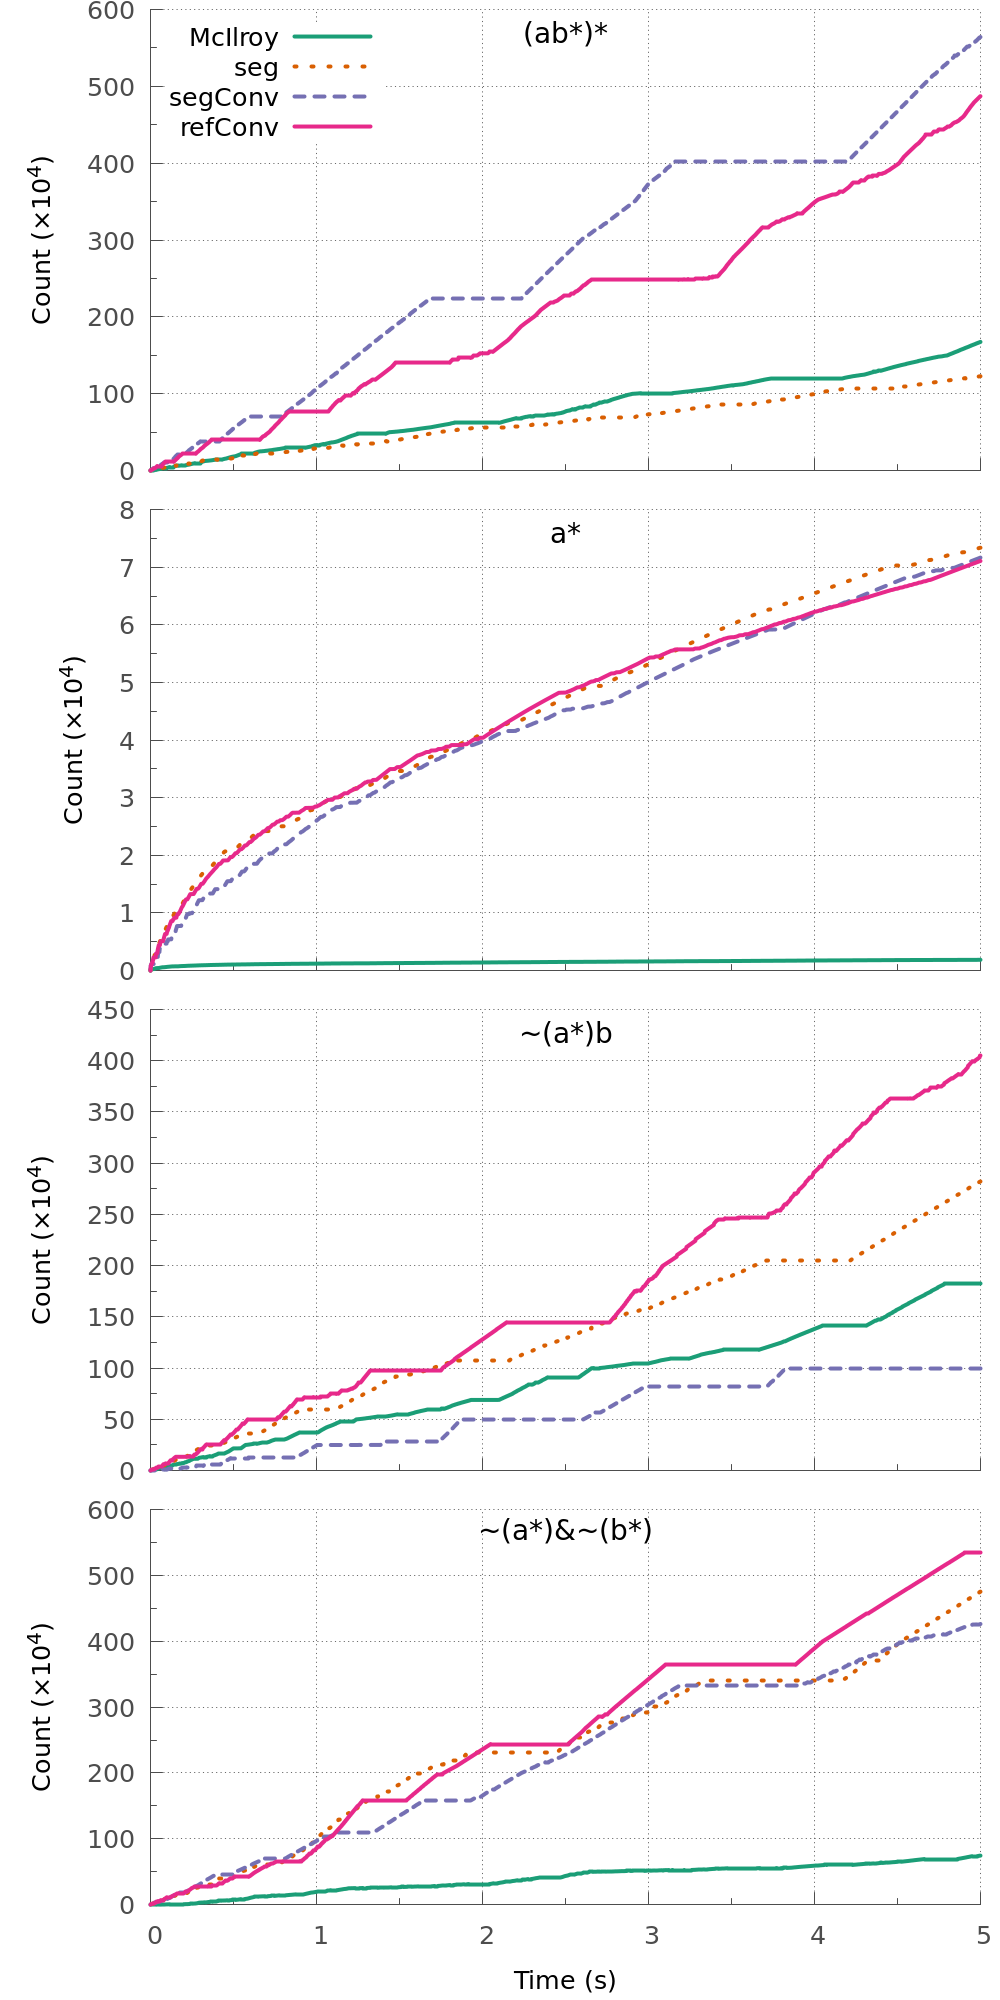

Source code (gnuplot):
# Gnuplot script file for plotting data in file "force.dat"

# set terminal x11 size 1500,500 font 'Deja Vu Sans Mono,14' persist

set terminal pngcairo transparent size 1000,2000 rounded font 'Deja Vu Sans,19'
set output 'haskell_all.png'

# set terminal tikz standalone size 15,6 textscale 0.5
# set output 'tex/re-gen.tex'

# Make it pretty -- http://edg.uchicago.edu/tutorials/pretty_plots_with_gnuplot/
set xtics nomirror
set ytics nomirror
set mxtics 2
set mytics 2
set style line 80 lc rgb "#4D4D4D"
set border 3 back ls 80
set style line 81 lt 0 lc rgb "#4D4D4D" lw 0.9
set grid xtics
set grid ytics
set grid back ls 81

set xlabel "Time (s)"
set ylabel "Count (×10^4)"
set xrange [0:5]
set yrange [0:]
# set logscale y

# Put the legend at the bottom left of the plot
set key left top

set multiplot layout 4,1 columnsfirst scale 1,1 spacing 1,1

set lmargin at screen 0.15; set rmargin at screen 0.98
set tmargin 0.3

set style line 1 lt 1 lc rgb "#1b9e77" lw 4 pt 7 ps 1.5 dt solid
set style line 2 lt 1 lc rgb "#d95f02" lw 4 pt 11 ps 1.5 dt ". "
set style line 3 lt 1 lc rgb "#7570b3" lw 4 pt 9 ps 1.5 dt "-"
set style line 4 lt 1 lc rgb "#e7298a" lw 4 pt 7 ps 1.5 dt solid
set style line 5 lt 1 lc rgb "#66a61e" lw 4 pt 7 ps 1.5 dt "_. "
set style line 6 lt 1 lc rgb "#e6ab02" lw 4 pt 7 ps 1.5 dt ". "
set style line 7 lt 1 lc rgb "#a6761d" lw 4 pt 7 ps 1.5 dt "-"

re = '(ab*)* a* ~(a*)b ~(a*)&~(b*)'
file = "McIlroy segStar segConvStar refConvStar"
algo = "McIlroy seg segConv refConv"

last = words(re)

do for [i = 1:last] {
    if (i == last) {
        unset format x
        set xlabel "Time (s)"
    } else {
        set format x ''
        unset xlabel
    }
    if (i == 1) {
        set key left top
    } else {
        unset key
    }
    set label 1 word(re,i) noenhanced center at graph 0.5,0.95 font ',21'
    plot for [j = 1:words(algo)] word(re,i)."_".word(file,j)."_haskell.csv" using 2:($1/10000) title word(algo,j) noenhanced with lines ls j
}

unset multiplot
